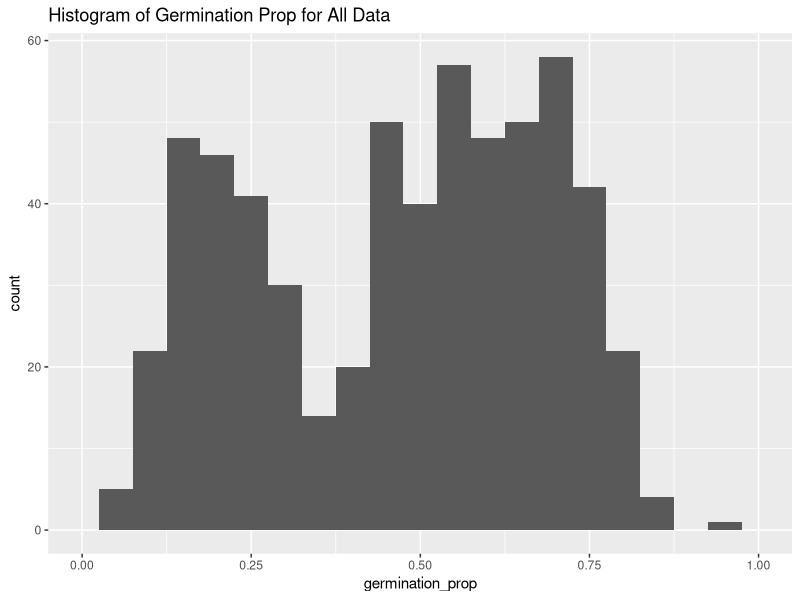
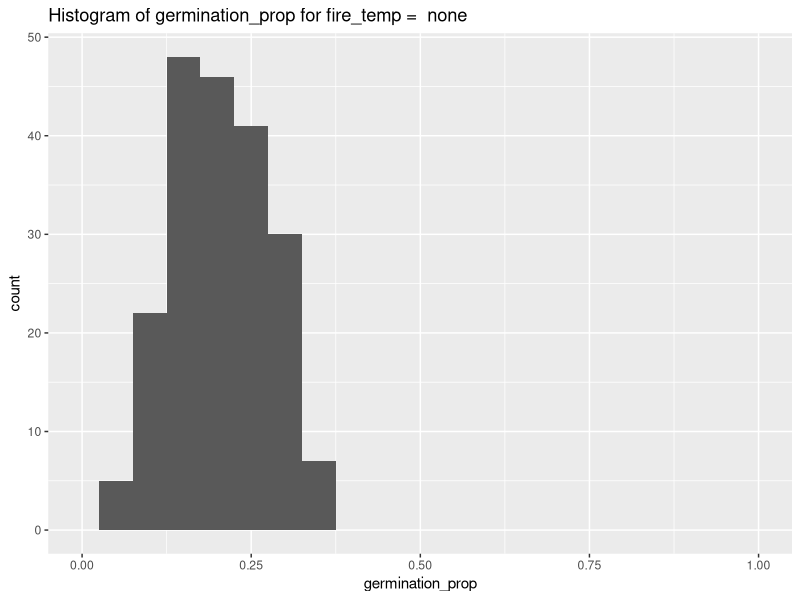
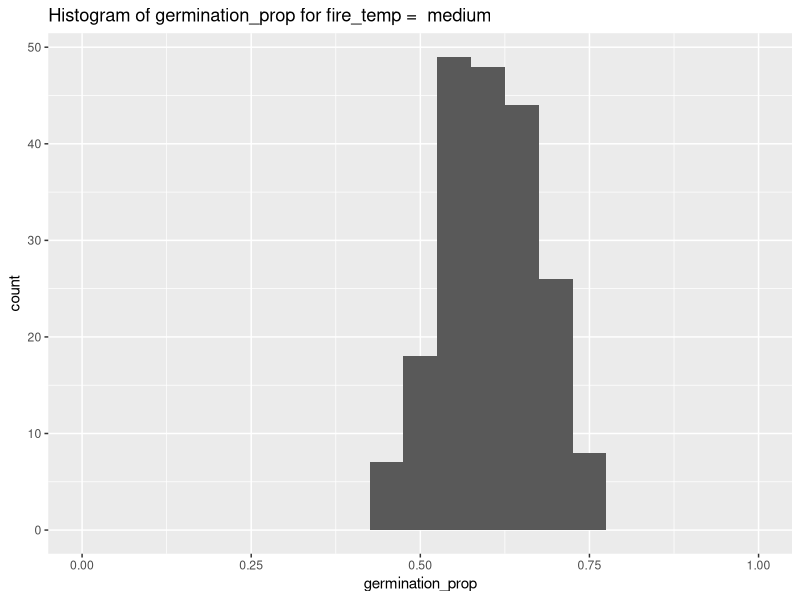
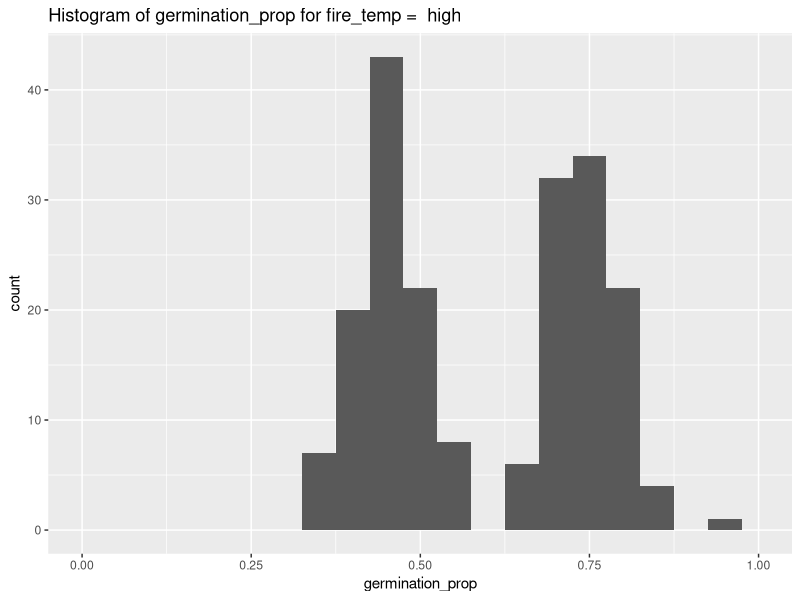
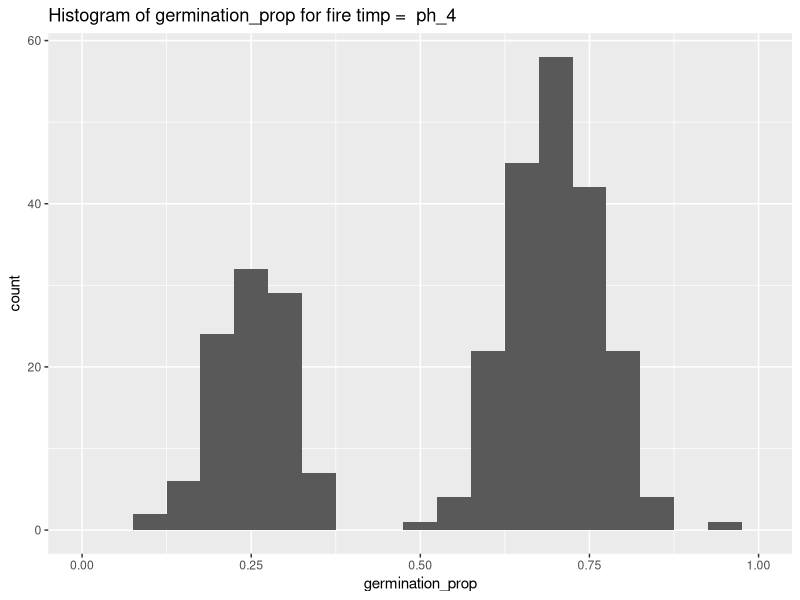
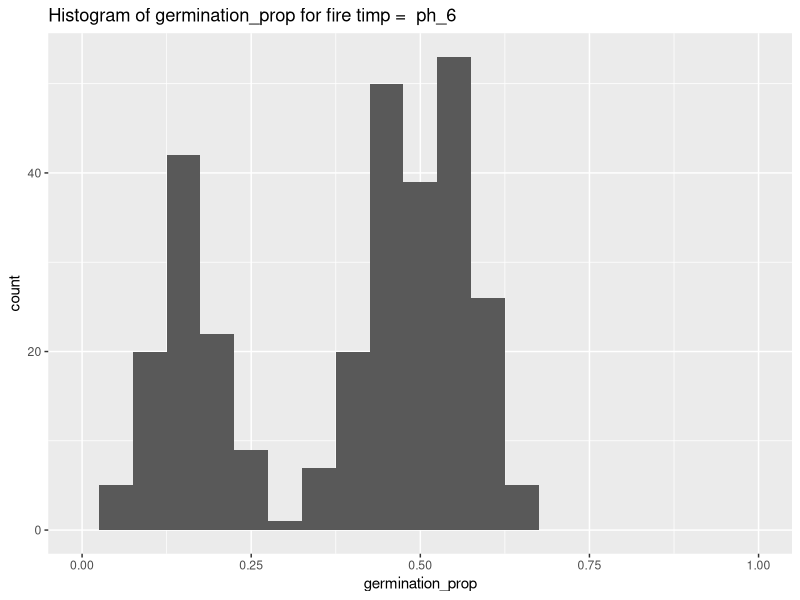
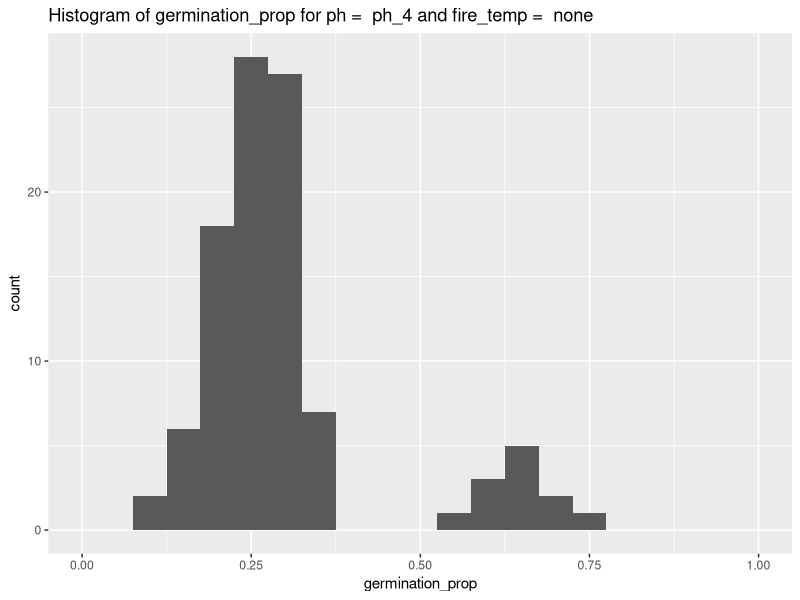
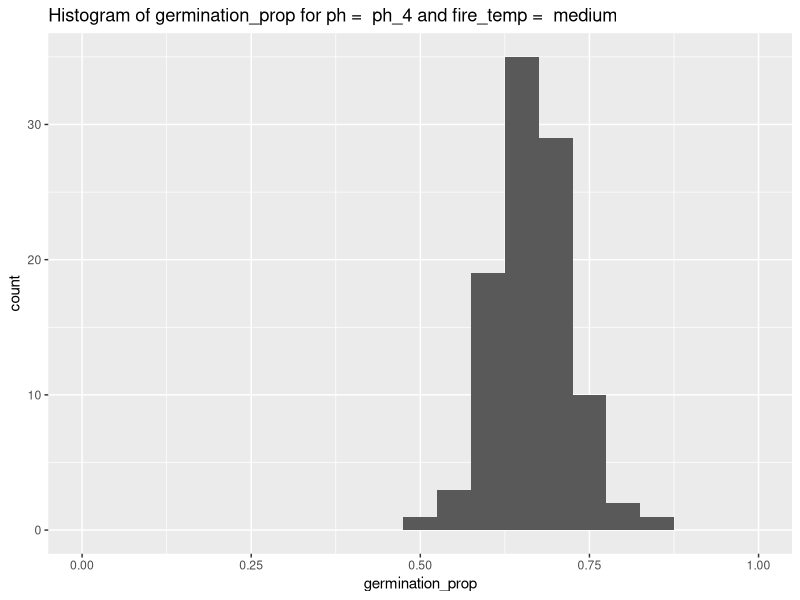

The R source for these figures, in order:

# Load the ggplot2 library
library(ggplot2)

# Read in the CSV file as a dataframe
data <- read.csv("Byblis.csv")

# plot the entire data distruted

total_plot <- ggplot(data, aes(x = germination_prop)) +
    geom_histogram(binwidth = 0.05) +
    labs(title = "Histogram of Germination Prop for All Data") +
    scale_x_continuous(limits = c(0, 1))

ggsave(paste0( "plots/", "over_dist/", "Overall Data.png"))



# Get unique values of fire_temp
fire_temps <- unique(data$fire_temp)

# Loop through each unique fire_temp value
for (i in fire_temps) {
    # Create a histogram plot for germination_prop values for each fire_temp value
    fire_plot <- ggplot(data[data$fire_temp == i, ], aes(x = germination_prop)) +
        geom_histogram(binwidth = 0.05) +
        labs(title = paste("Histogram of germination_prop for fire_temp = ", i)) +
        scale_x_continuous(limits = c(0, 1))

    # Save the plot as an image file
    ggsave(paste0("plots/", "indi_dist/", 'Fire Temp = ', i, '.png'))
}

# Get unique values of pH_level
pH_values <- unique(data$pH_level)

# Loop through each unique pH_level value
for (i in pH_values) {
    # Create a histogram plot for germination_prop values for each pH_level value
    pH_plot <- ggplot(data[data$pH_level == i, ], aes(x = germination_prop)) +
        geom_histogram(binwidth = 0.05) +
        labs(title = paste("Histogram of germination_prop for fire timp = ", i)) +
        scale_x_continuous(limits = c(0, 1))

    # Save the plot as an image file
    ggsave(paste0("plots/", "indi_dist/", 'pH = ', i, '.png'))
}

# Get unique combinations of pH_level and fire_temp
unique_combinations <- data.frame(unique(data[c("pH_level", "fire_temp")]))

# Loop through each unique combination
for (i in 1:nrow(unique_combinations)) {
    # Subset the data based on the current combination
    subset <- data[(data$pH_level == unique_combinations[i,1]),]
    subset <- na.omit(subset[(data$fire_temp == unique_combinations[i,2]),])
    
    # Create a histogram plot for germination_prop values for the current combination
    combo_plot <- ggplot(subset, aes(x = germination_prop)) +
        geom_histogram(binwidth = 0.05) +
        labs(title = paste("Histogram of germination_prop for ph = ", 
            unique_combinations[i,1], 
            "and fire_temp = ", 
            unique_combinations[i,2])) +
        scale_x_continuous(limits = c(0,1))

    # Save the plot as an image file
    ggsave(paste0("plots/", "indi_dist/", 
        "ph = ", unique_combinations[i,1],
        " fire_temp = ", unique_combinations[i,2], '.png'))
}
